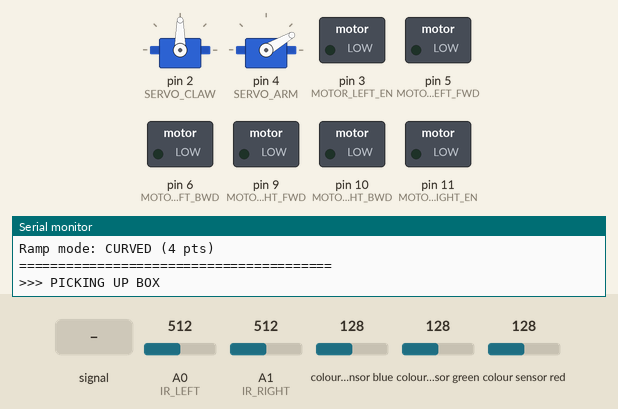
Bench run of a sketch on a simulated Arduino Uno, built with avr-gcc and run on an emulated ATmega328P. Parts: 2 × servo, switched loads named in the sketch (green lamp = pin HIGH), the last lines printed to the serial monitor. Wiring (inferred from the names in the program): TCS3200 colour sensor: output pin 7; S2 A4; S3 A5; S0 A2; S1 A3. Dashed ring = blinking. Inputs (shaded band) come from the test bench; at power-on: A1 (IR_RIGHT) = 512, A0 (IR_LEFT) = 512, colour sensor blue 128, colour sensor green 128, colour sensor red 128. Pins used as bus, display or sensor lines are not drawn.

Above: at 2.2 s.
2.3 s: A0 (IR_LEFT) fed a 2 Hz sine of ±306 counts around its level
At 3.87 s:
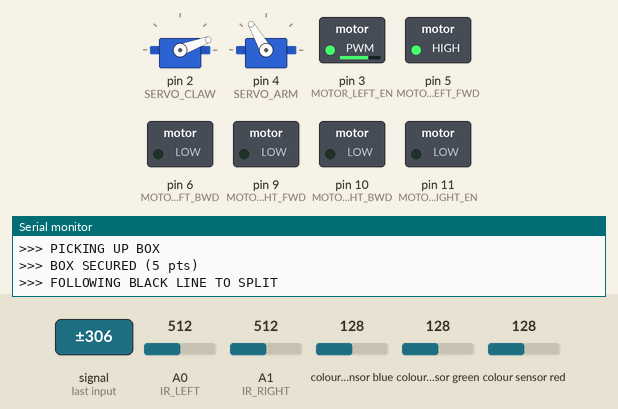
5.3 s: A1 (IR_RIGHT) set to 490
At 5.87 s:
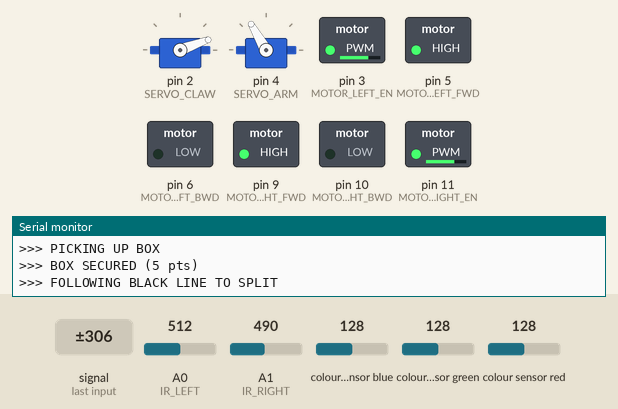
8.3 s: A0 (IR_LEFT) set to 716
9.8 s: A0 (IR_LEFT) set to 30
At 11.2 s:
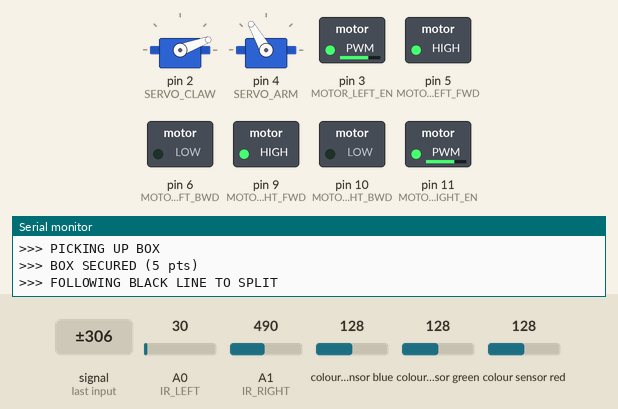
Timing chart, 0 to 12.3 s (numbered marks = the images above; inputs shaded):
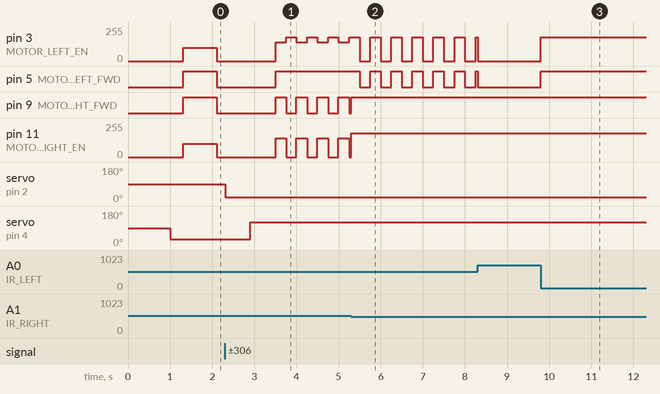

Measured:
- the behaviour switches between 500 and 499 on A1 (IR_RIGHT) (found by bisection; images 1 and 2)
- after the input at 5.3 s, pin 5 (MOTOR_LEFT_FWD): alternates HIGH for 0.24 s and LOW for 0.26 s, starting after 0.20 s
- after the input at 9.8 s, pin 3 (MOTOR_LEFT_EN): 0/255 → 180/255 at once; pin 5 (MOTOR_LEFT_FWD): LOW → HIGH at once
- by itself, pin 3 (MOTOR_LEFT_EN): alternates 180/255 for 0.24 s and 0/255 for 0.26 s

The sketch:

GREEN_STAGE1_StartToRampTop.ino
```cpp
/*
 * ========================================
 * GREEN PATH - STAGE 1: START TO RAMP TOP
 * ========================================
 *
 * MISSION:
 * 1. Pick up box from starting blue circle
 * 2. Follow black path to red/green split
 * 3. Detect GREEN path and turn LEFT
 * 4. Navigate to green path's blue circle
 * 5. Drop box to unlock green path
 * 6. Climb CURVED RAMP for maximum points (4 pts vs 2 pts)
 * 7. Reach raised platform target area
 *
 * UPLOAD THIS AT: Start position
 * NEXT UPLOAD AT: Purple circle (reupload point) on raised platform
 *
 * SCORING:
 * + Pick up box fully (5 pts)
 * + Detect green path split (1 pt)
 * + Drop box in zone (5 pts)
 * + Climb curved ramp up (4 pts)
 *
 * DIFFICULTY: HIGH - Curved ramp requires precise control!
 * ========================================
 */

#include <Servo.h>

// ============ PIN CONFIGURATION ============
#define MOTOR_LEFT_FWD 5
#define MOTOR_LEFT_BWD 6
#define MOTOR_RIGHT_FWD 9
#define MOTOR_RIGHT_BWD 10
#define MOTOR_LEFT_EN 3
#define MOTOR_RIGHT_EN 11

#define IR_LEFT A0
#define IR_RIGHT A1

#define COLOR_S0 A2
#define COLOR_S1 A3
#define COLOR_S2 A4
#define COLOR_S3 A5
#define COLOR_OUT 7

#define SERVO_CLAW 2
#define SERVO_ARM 4

// ============ SPEED CONFIGURATION ============
#define SPEED_NORMAL 180
#define SPEED_PICKUP 100
#define SPEED_RAMP_STRAIGHT 200  // High power for straight ramp
#define SPEED_RAMP_CURVED 190    // Slightly less for curved ramp
#define SPEED_TURN 140

// ============ RAMP SELECTION ============
#define USE_CURVED_RAMP true  // Set to false for straight ramp (2 pts instead of 4)

// ============ CALIBRATION ============
#define LINE_THRESHOLD 500
#define TURN_90_TIME 650

// ============ GLOBAL OBJECTS ============
Servo clawServo;
Servo armServo;

// ============ SETUP ============
void setup() {
  Serial.begin(115200);

  // Motor pins
  pinMode(MOTOR_LEFT_FWD, OUTPUT);
  pinMode(MOTOR_LEFT_BWD, OUTPUT);
  pinMode(MOTOR_RIGHT_FWD, OUTPUT);
  pinMode(MOTOR_RIGHT_BWD, OUTPUT);
  pinMode(MOTOR_LEFT_EN, OUTPUT);
  pinMode(MOTOR_RIGHT_EN, OUTPUT);

  // Sensor pins
  pinMode(IR_LEFT, INPUT);
  pinMode(IR_RIGHT, INPUT);
  pinMode(COLOR_S0, OUTPUT);
  pinMode(COLOR_S1, OUTPUT);
  pinMode(COLOR_S2, OUTPUT);
  pinMode(COLOR_S3, OUTPUT);
  pinMode(COLOR_OUT, INPUT);

  // Color sensor frequency
  digitalWrite(COLOR_S0, HIGH);
  digitalWrite(COLOR_S1, LOW);

  // Servos
  clawServo.attach(SERVO_CLAW);
  armServo.attach(SERVO_ARM);

  Serial.println("========================================");
  Serial.println("GREEN PATH - STAGE 1");
  Serial.print("Ramp mode: ");
  Serial.println(USE_CURVED_RAMP ? "CURVED (4 pts)" : "STRAIGHT (2 pts)");
  Serial.println("========================================");

  delay(1000);
}

// ============ MAIN PROGRAM ============
void loop() {
  // Execute mission sequence
  stage1_PickupBox();
  stage1_NavigateToGreenSplit();
  stage1_TurnOntoGreenPath();
  stage1_MoveToBlueCircle();
  stage1_DropBox();
  stage1_ClimbRamp();

  // Reached purple reupload point!
  stopMotors();
  Serial.println("========================================");
  Serial.println("STAGE 1 COMPLETE - AT PURPLE CIRCLE");
  Serial.println("Reupload point reached (-1 pt penalty)");
  Serial.println("Upload STAGE 2 code for target navigation");
  Serial.println("========================================");

  while(1); // Halt
}

// ============ MISSION FUNCTIONS ============

void stage1_PickupBox() {
  Serial.println(">>> PICKING UP BOX");

  armDown();
  openClaw();
  delay(300);

  moveForward(SPEED_PICKUP);
  delay(800);
  stopMotors();
  delay(200);

  closeClaw();
  delay(600);

  armUp();
  delay(600);

  Serial.println(">>> BOX SECURED (5 pts)");
}

void stage1_NavigateToGreenSplit() {
  Serial.println(">>> FOLLOWING BLACK LINE TO SPLIT");

  unsigned long startTime = millis();

  while(true) {
    followLineFast();

    if (millis() - startTime > 100) {
      String color = detectColor();

      if (color == "GREEN") {
        stopMotors();
        Serial.println(">>> GREEN PATH DETECTED (1 pt)");
        delay(300);
        break;
      }
      else if (color == "RED") {
        stopMotors();
        Serial.println(">>> Wrong path! Detected RED");
        delay(300);
        break;
      }

      startTime = millis();
    }

    if (millis() - startTime > 5000) {
      Serial.println(">>> Timeout - proceeding");
      break;
    }
  }
}

void stage1_TurnOntoGreenPath() {
  Serial.println(">>> TURNING LEFT ONTO GREEN PATH");

  turnLeft90();
  delay(200);

  moveForward(SPEED_NORMAL);
  delay(500);
  stopMotors();

  Serial.println(">>> ON GREEN PATH");
}

void stage1_MoveToBlueCircle() {
  Serial.println(">>> NAVIGATING TO BLUE CIRCLE");

  unsigned long startTime = millis();

  while(millis() - startTime < 2000) {
    followLineFast();

    String color = detectColor();
    if (color == "BLUE") {
      stopMotors();
      Serial.println(">>> BLUE CIRCLE REACHED");
      delay(300);
      return;
    }
  }

  stopMotors();
}

void stage1_DropBox() {
  Serial.println(">>> DROPPING BOX IN DESIGNATED AREA");

  armDown();
  delay(500);

  openClaw();
  delay(500);

  armUp();
  delay(400);

  Serial.println(">>> BOX DROPPED (5 pts if in zone)");
}

void stage1_ClimbRamp() {
  if (USE_CURVED_RAMP) {
    climbCurvedRamp();
  } else {
    climbStraightRamp();
  }
}

void climbStraightRamp() {
  Serial.println(">>> CLIMBING STRAIGHT RAMP (2 pts)");

  // Approach ramp
  moveForward(SPEED_NORMAL);
  delay(500);
  stopMotors();
  delay(200);

  // Full power up the ramp
  moveForward(SPEED_RAMP_STRAIGHT);
  delay(3000); // Calibrate based on ramp length

  stopMotors();
  Serial.println(">>> RAMP CLIMBED");
}

void climbCurvedRamp() {
  Serial.println(">>> CLIMBING CURVED RAMP (4 pts)");

  // Approach curved ramp
  moveForward(SPEED_NORMAL);
  delay(400);
  stopMotors();
  delay(200);

  // Climb with differential steering for curve
  // Left motor faster to navigate right curve
  digitalWrite(MOTOR_LEFT_FWD, HIGH);
  digitalWrite(MOTOR_LEFT_BWD, LOW);
  digitalWrite(MOTOR_RIGHT_FWD, HIGH);
  digitalWrite(MOTOR_RIGHT_BWD, LOW);
  analogWrite(MOTOR_LEFT_EN, SPEED_RAMP_CURVED);
  analogWrite(MOTOR_RIGHT_EN, SPEED_RAMP_CURVED - 40); // Less power = tighter turn

  delay(3500); // Calibrate for your curved ramp!

  stopMotors();
  delay(300);

  // Straighten out at top
  moveForward(SPEED_NORMAL);
  delay(500);
  stopMotors();

  Serial.println(">>> CURVED RAMP CLIMBED! (4 pts)");
}

// ============ MOTOR CONTROL ============

void moveForward(int speed) {
  digitalWrite(MOTOR_LEFT_FWD, HIGH);
  digitalWrite(MOTOR_LEFT_BWD, LOW);
  digitalWrite(MOTOR_RIGHT_FWD, HIGH);
  digitalWrite(MOTOR_RIGHT_BWD, LOW);
  analogWrite(MOTOR_LEFT_EN, speed);
  analogWrite(MOTOR_RIGHT_EN, speed);
}

void turnLeft90() {
  digitalWrite(MOTOR_LEFT_FWD, LOW);
  digitalWrite(MOTOR_LEFT_BWD, HIGH);
  digitalWrite(MOTOR_RIGHT_FWD, HIGH);
  digitalWrite(MOTOR_RIGHT_BWD, LOW);
  analogWrite(MOTOR_LEFT_EN, SPEED_TURN);
  analogWrite(MOTOR_RIGHT_EN, SPEED_TURN);
  delay(TURN_90_TIME);
  stopMotors();
}

void stopMotors() {
  analogWrite(MOTOR_LEFT_EN, 0);
  analogWrite(MOTOR_RIGHT_EN, 0);
  digitalWrite(MOTOR_LEFT_FWD, LOW);
  digitalWrite(MOTOR_LEFT_BWD, LOW);
  digitalWrite(MOTOR_RIGHT_FWD, LOW);
  digitalWrite(MOTOR_RIGHT_BWD, LOW);
}

// ============ LINE FOLLOWING ============

void followLineFast() {
  int leftSensor = analogRead(IR_LEFT);
  int rightSensor = analogRead(IR_RIGHT);

  if (leftSensor < LINE_THRESHOLD && rightSensor < LINE_THRESHOLD) {
    moveForward(SPEED_NORMAL);
  }
  else if (leftSensor >= LINE_THRESHOLD && rightSensor < LINE_THRESHOLD) {
    digitalWrite(MOTOR_LEFT_FWD, LOW);
    digitalWrite(MOTOR_LEFT_BWD, LOW);
    digitalWrite(MOTOR_RIGHT_FWD, HIGH);
    digitalWrite(MOTOR_RIGHT_BWD, LOW);
    analogWrite(MOTOR_LEFT_EN, 0);
    analogWrite(MOTOR_RIGHT_EN, SPEED_NORMAL);
  }
  else if (leftSensor < LINE_THRESHOLD && rightSensor >= LINE_THRESHOLD) {
    digitalWrite(MOTOR_LEFT_FWD, HIGH);
    digitalWrite(MOTOR_LEFT_BWD, LOW);
    digitalWrite(MOTOR_RIGHT_FWD, LOW);
    digitalWrite(MOTOR_RIGHT_BWD, LOW);
    analogWrite(MOTOR_LEFT_EN, SPEED_NORMAL);
    analogWrite(MOTOR_RIGHT_EN, 0);
  }
  else {
    moveForward(SPEED_NORMAL - 40);
  }
}

// ============ COLOR DETECTION ============

String detectColor() {
  digitalWrite(COLOR_S2, LOW);
  digitalWrite(COLOR_S3, LOW);
  int red = pulseIn(COLOR_OUT, LOW, 50000);

  digitalWrite(COLOR_S2, HIGH);
  digitalWrite(COLOR_S3, HIGH);
  int green = pulseIn(COLOR_OUT, LOW, 50000);

  digitalWrite(COLOR_S2, LOW);
  digitalWrite(COLOR_S3, HIGH);
  int blue = pulseIn(COLOR_OUT, LOW, 50000);

  // Calibrate these thresholds!
  if (red < 80 && green > 120 && blue > 120) {
    return "RED";
  }
  else if (red > 120 && green < 80 && blue > 120) {
    return "GREEN";
  }
  else if (red > 120 && green > 120 && blue < 80) {
    return "BLUE";
  }
  else if (red > 100 && green < 150 && blue > 100) {
    return "PURPLE";
  }

  return "UNKNOWN";
}

// ============ SERVO CONTROL ============

void openClaw() {
  clawServo.write(90);
}

void closeClaw() {
  clawServo.write(20);
}

void armUp() {
  armServo.write(120);
}

void armDown() {
  armServo.write(30);
}
```
